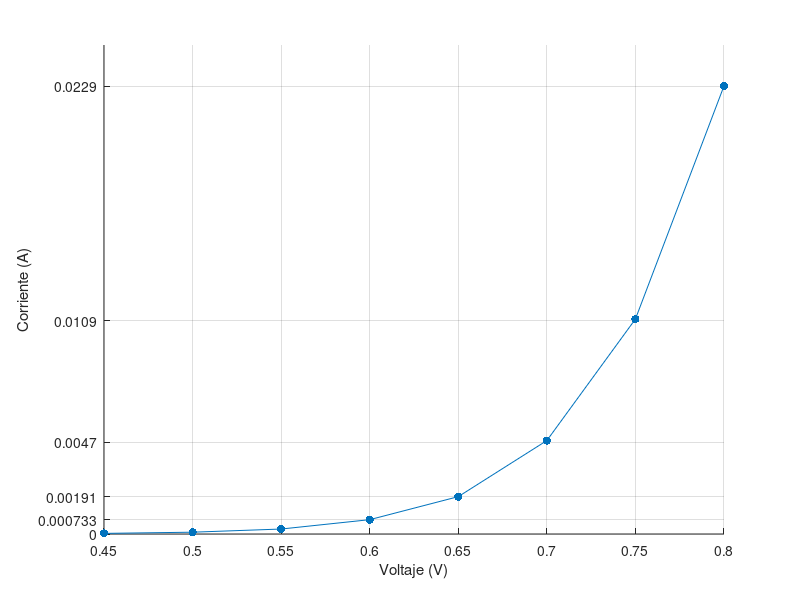

Reproduce this figure in MATLAB.
x=[0.45
0.5
0.55
0.6
0.65
0.7
0.75
0.8
];
y=[3.09E-05
9.25E-05
2.54E-04
7.33E-04
1.91E-03
0.00477697
0.01099
0.02290758
];

scatter(x,y,'filled')
hold on
plot(x,y)
grid on
xlabel('Voltaje (V)') 
ylabel('Corriente (A)')

xticks([0 0.45 0.5 0.55 0.6 0.65 0.7 0.75 0.8 1])
xticklabels({'0','0.45','0.5','0.55','0.6','0.65','0.7','0.75','0.8','1'})
yticks([0  7.33E-04 1.91E-03 0.0047 0.0109 0.0229])